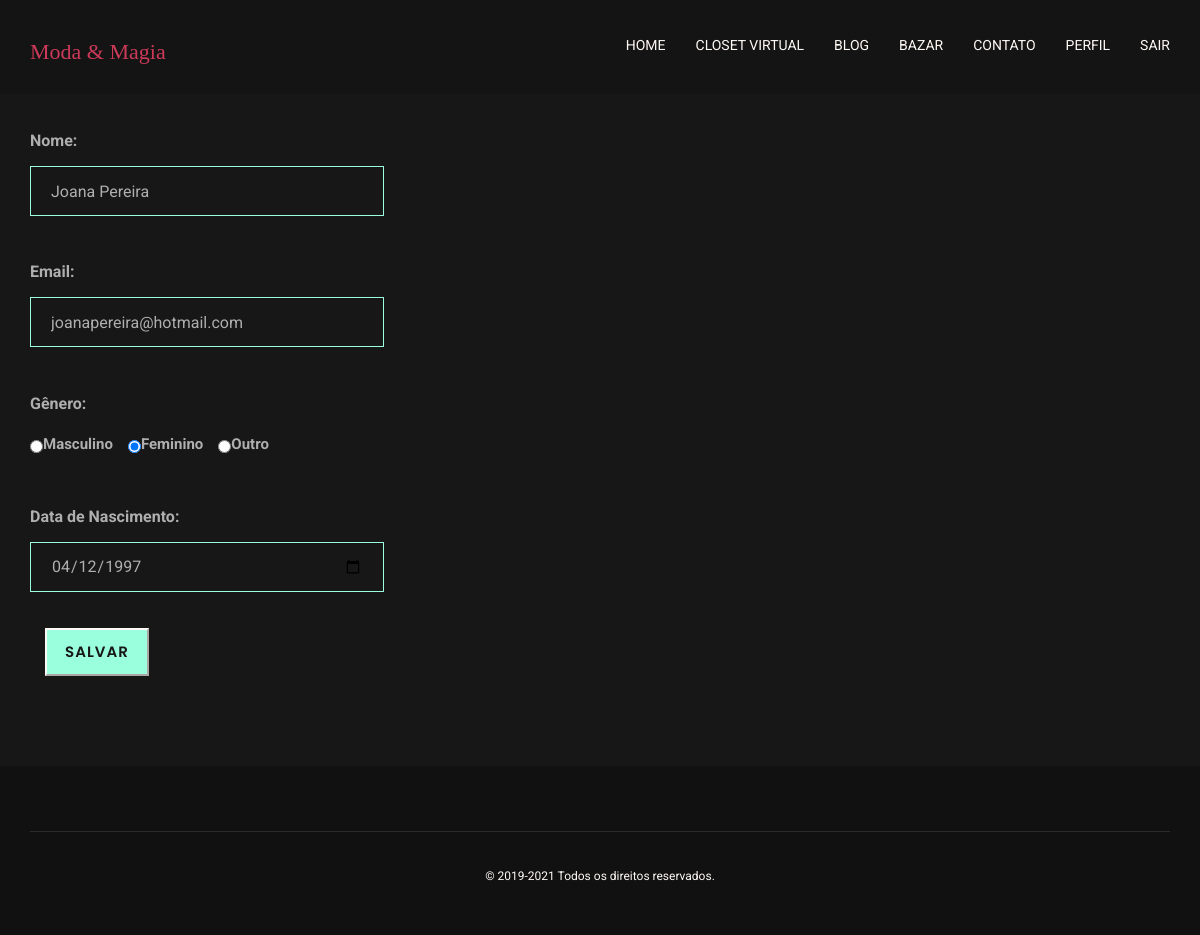
The app's page /alteracaoPerfil.php (signed in), older data.
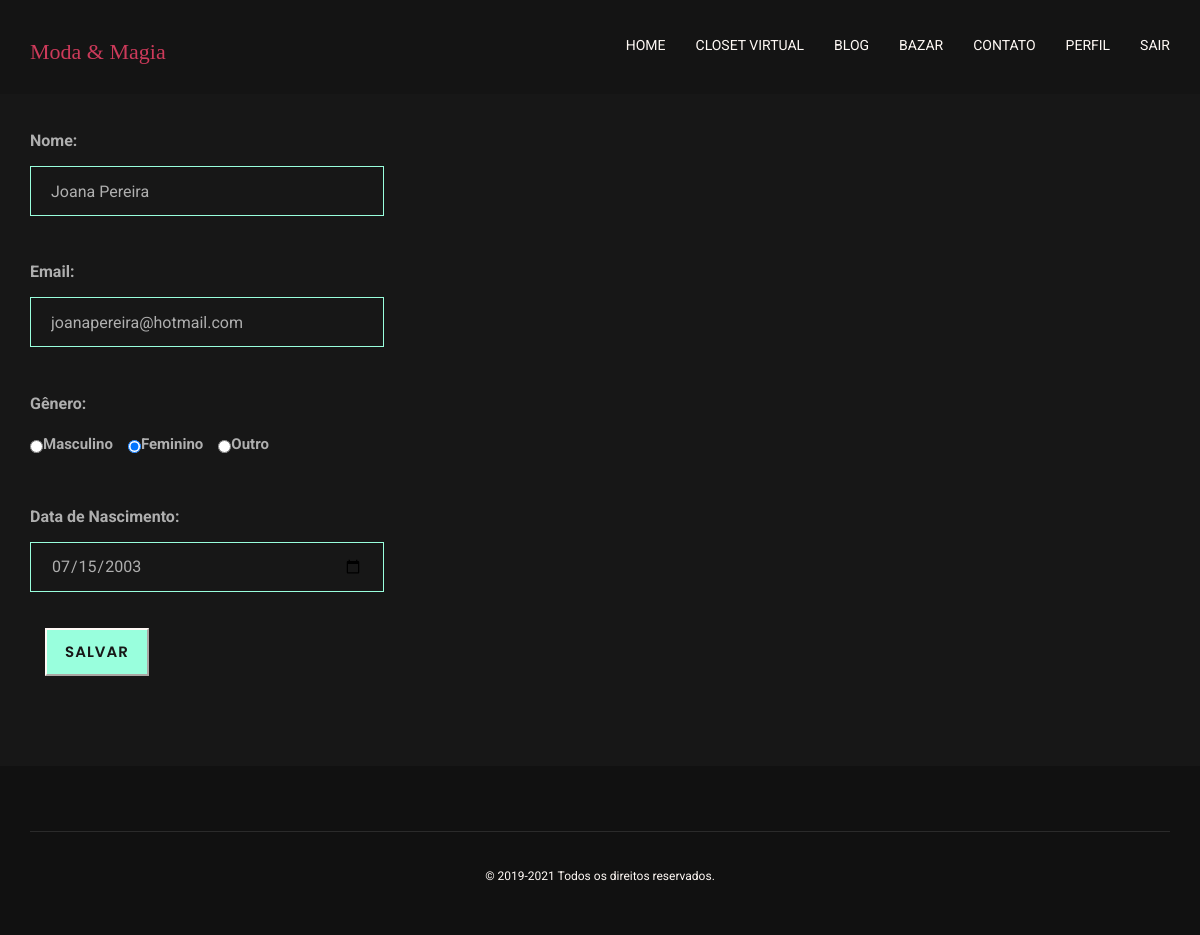
The same page, newer data.
### tables this page shows
CREATE TABLE `tbusuario` (
  `id_user` int(11) NOT NULL,
  `nome_user` varchar(70) DEFAULT NULL,
  `email_user` varchar(50) DEFAULT NULL,
  `senha_user` varchar(30) DEFAULT NULL,
  `genero_user` varchar(10) DEFAULT NULL,
  `datanasci_user` varchar(10) DEFAULT NULL,
  `img_user` longblob DEFAULT NULL
);

### alteracaoPerfil.php (the view, shortened to what this page needs)
<?php
require_once "conexaobd.php";
$id = $_SESSION["id"];
$sqlPerfil = mysqli_query($conn, "SELECT * FROM tbusuario WHERE id_user = '".$id."'");
$rsPerfil = mysqli_fetch_array($sqlPerfil);
?>
<!doctype html>
<html class="no-js" lang="zxx">
  <head>
    <link rel="stylesheet" href="plugins/bootstrap/bootstrap.min.css">
    <link rel="stylesheet" href="plugins/themefisher-fonts/themefisher-fonts.css">
    <link rel="stylesheet" href="plugins/magnific-popup/magnific-popup.css">
    <link rel="stylesheet" href="plugins/animate/animate.css">
    <link rel="stylesheet" href="plugins/slick/slick.css">
    <link rel="stylesheet" href="css/style.css">
  </head>
  <body>
    <nav class="navbar navbar-fixed-top navigation" >
    <div class="container">
        <div class="navbar-header">
        <a href="index.php">
            <h3>Moda & Magia</h3>
        </a>
        </div>
        <div class="collapse navbar-collapse navbar-ex1-collapse">
        <ul class="nav navbar-nav navbar-right menu">
            <li><a href="index.php">Home</a></li>
            <li><a href="closet.php">Closet Virtual</a></li>
            <li><a href="blog.php">Blog</a></li>
            <li><a href="bazar.php">Bazar</a></li>
            <li><a href="contact.php">Contato</a></li>
            <li><a href="perfil.php" >Perfil</a></li>
            <?php
            if($_SESSION["logado"] == true){
                ?>
                <li><a href="sair.php" >Sair</a></li>
                <?php
            }
            ?>
        </ul>
        </div>
    </div>
    </nav>
    <section class="blog-single">
      <div class="container">
        <div class="row">
            <div class="blog-single-content">
              <div class="blog-content-description">
								<form class="clothes-form" method="post" action="gravaCadastro.php?opcao=2&id=<?php echo $id ?>">
									<div class="col-md-6">
										<div class="clothes-info">
											<div class="form-group">
												<label class="label-form">Nome:</label>
												<input value="<?php echo $rsPerfil["nome_user"] ?>" type="text" name="nome_user" class="form-control" style="text-transform: capitalize">
											</div>
											<div class="form-group">
												<label class="label-form">Email:</label>
												<input value="<?php echo $rsPerfil["email_user"] ?>" type="text" name="email_user" class="form-control">
											</div>
											<div class="form-group">
												<label class="label-form">Gênero:</label>
                        <div class="radio-table">
                        <?php $genero = $rsPerfil["genero_user"];
                        switch ($genero){
                          case "M": ?>
                          <?php break;
                          case "F": ?>
                              <input name="genero_user" value="M" type="radio">
                              <label class="radio-label">Masculino</label>
                              <input name="genero_user" value="F" type="radio" checked>
                              <label class="radio-label">Feminino</label>
                              <input name="genero_user" value="N" type="radio">
                              <label class="radio-label">Outro</label>
                          <?php break;
                          case "N": ?>
                        <?php break;
                        }?>
                        </div>
											</div>
											<div class="form-group">
												<label class="label-form">Data de Nascimento:</label>
												<input value="<?php echo $rsPerfil["datanasci_user"] ?>" type="date" class="form-control" name="datanasci_user" >
											</div>
                      <div class="col-md-12 form-group">
                        <input type="submit" class="btn-main" value="Salvar">
                      </div>
										</div>
									</div>
								</form>
							</div>
						</div>
				</div>
			</div>
		</section>
    <footer class="footer">
        <div class="container">
        <div class="row">
            <div class="text-center">
                <div class="col-md-12">
                    <div class="copyright">
                        <p>&copy; 2019-2021 Todos os direitos reservados. <br></p>
                    </div>
                </div>
            </div>
        </div>
        </div>
    </footer>
    </body>
</html>

Row changes from the older to the newer data that the page shows:
changed tbusuario "Joana Pereira": datanasci_user "04/12/1997" → "07/15/2003"
